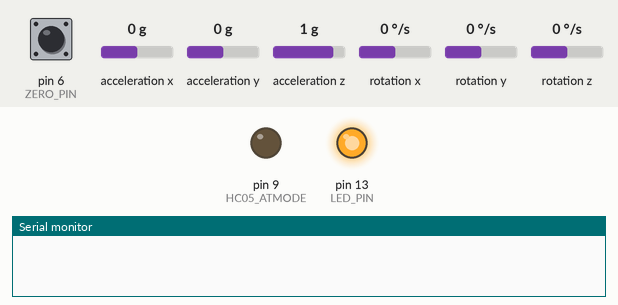
Bench run of a sketch on a simulated Arduino Uno, built with avr-gcc and run on an emulated ATmega328P. Parts: output pins drawn as LEDs (lit = HIGH), the last lines printed to the serial monitor. The inputs (shaded band) are chosen by the test bench; at power-on: pin 6 (ZERO_PIN) HIGH, acceleration x 0 g, acceleration y 0 g, acceleration z 1 g, rotation x 0 °/s, rotation y 0 °/s, rotation z 0 °/s. Pins used as bus, display or sensor lines are not drawn.

Above: at 0.3 s.
At 8.9 s:
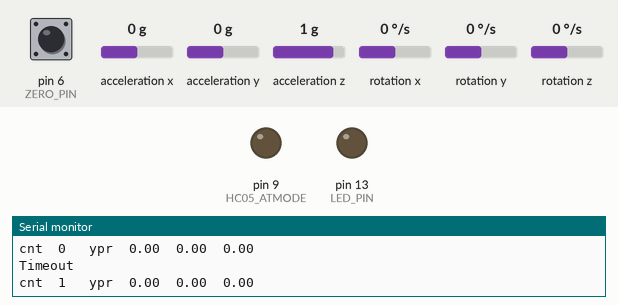
9.0 s: pin 6 (ZERO_PIN) pulled LOW for 1 s
Timing chart, 0 to 12.0 s (numbered marks = the images above; inputs shaded):
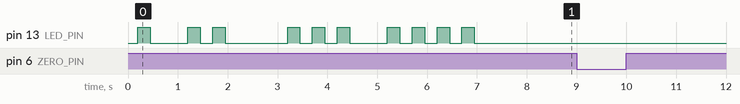

The sketch:

Gyromos.ino
```cpp
// (licence header left out)
#include "I2Cdev.h"
#include <SoftwareSerial.h>
#include "MPU6050_6Axis_MotionApps20.h"
#include "Wire.h"

/*********************************************************************/

#define TRUE                                    (1)
#define FALSE                                   (0)

#define GIMBAL_DEGREES2ANGLE(Degree)            ((int16_t)((float)(Degree) * (1.0f / 0.02197265625f)))
#define GIMBAL_CALCULATESPEED(Speed)            ((int16_t)((float)(Speed) * (1.0f / 0.1220740379f)))

#define GIMBAL_MAXRESPONSE                      (40)
#define GIMBAL_COMMANDTIMEOUT                   (1 * 1000)
#define GIMBAL_PINGTIMEOUT                      (1 * 1000)
#define GIMBAL_PINGFAILURES                     (3)
#define GIMBAL_MODE1                            (1)
#define GIMBAL_MODE2                            (2)
#define GIMBAL_MODE3                            (3)
#define GIMBAL_MODEMANUAL                       (4)

#define MPU_DISPLAYRATE                         (100)
#define MPU_SAMPLESMOOTHING                     (3)

#define GIMBAL_RANGEROLL                        (90)
#define GIMBAL_RANGEPITCH                       (180)
#define GIMBAL_RANGEYAW                         (90)

#define HC05_POWER                              (8)
#define HC05_ATMODE                             (9)

#define LED_PIN                                 (13)

#define ZERO_PIN                                (6)

/*********************************************************************/

MPU6050 mpu;

uint16_t MPUPacketSize                          = 0;
int MPUCounter                                  = 0;
bool MPUReady                                   = FALSE;
float MPUPitch                                  = 0.0;
float MPURoll                                   = 0.0;
float MPUYaw                                    = 0.0;
float MPUStartPitch                             = 0.0;
float MPUStartRoll                              = 0.0;
float MPUStartYaw                               = 0.0;


SoftwareSerial BluetoothSerial(10, 11);                     /* RX, TX */

byte GimbalDetected                             = FALSE;
byte GimbalJustConnected                        = FALSE;
byte GimbalPingAttempts                         = 0;
int GimbalSpeed                                 = 80;
int GimbalLastMessage                           = 0;
char GimbalResponseBuffer[GIMBAL_MAXRESPONSE]   = {0};
int GimbalResponseFilled                        = 0;

/*********************************************************************/

void System_FlashLED(int Count)
{
    byte i;

    for(i=0; i < Count; i++)
        {
        digitalWrite(LED_PIN, HIGH);
        delay(250);
        digitalWrite(LED_PIN, LOW);
        delay(250);
        }

    delay(500);
}

int System_MemoryAvailable(void)
{
    extern int __heap_start, *__brkval;
    int v;
    return (int) &v - (__brkval == 0 ? (int) &__heap_start : (int) __brkval);
}

/*********************************************************************/

void Gimbal_SendCommand(byte Command, byte *Data, int Size)
{
    byte i, Checksum = 0;


    BluetoothSerial.write('>');
    BluetoothSerial.write(Command);
    BluetoothSerial.write(Size);
    BluetoothSerial.write(Command + Size);
    for(i=0; i < Size; i++)
        {
        Checksum += Data[i];
        BluetoothSerial.write(Data[i]);
        }
    BluetoothSerial.write(Checksum);

//    Serial.print(Command);
//    Serial.println(" Message sent.");

    delay(20);                                                  /* 20ms delay as suggested in SimpleBGC firmware */
}


int Gimbal_ProcessCommand(int Timeout, byte WaitForResponse, byte Command, byte *Data, int DataSize)
{
    int i;
    int StartTime;
    int CurrentTime;
    int ResponseSize = 4;
    int InMessage = FALSE;
    char NewChar;


    if (WaitForResponse == TRUE)                                /* Make sure anything that might be waiting is cleared */
        {
        delay(20);
        while(BluetoothSerial.available())
            BluetoothSerial.read();
        }

    if (Command != 0)
        Gimbal_SendCommand(Command, Data, DataSize);

    BluetoothSerial.println(Command);

    GimbalResponseFilled = 0;
    if (WaitForResponse == FALSE)
        return TRUE;

    StartTime = millis();
    while(GimbalResponseFilled < ResponseSize)
        {
        CurrentTime = millis();
        if ((CurrentTime - StartTime) > Timeout)
            {
            Serial.println("Timeout");
            return FALSE;
            }

        if (BluetoothSerial.available())
            {
            GimbalLastMessage = millis();
            GimbalPingAttempts = 0;
            NewChar = BluetoothSerial.read();
            if ((NewChar == '>') && (InMessage == FALSE))
                {
                GimbalResponseFilled = 0;
                InMessage = TRUE;
                }
            if (InMessage == TRUE)
                {
                GimbalResponseBuffer[GimbalResponseFilled++] = NewChar;
                if (GimbalResponseFilled > (GIMBAL_MAXRESPONSE - 2))
                    {
                    Serial.print("Overrun: ");
                    Serial.println(ResponseSize);
                    return FALSE;
                    }
                if (GimbalResponseFilled == 3)
                    {
                    ResponseSize = (GimbalResponseBuffer[2] + 4 + 1);
                    }
                }
            }
        }

    GimbalResponseBuffer[GimbalResponseFilled] = '\0';
    if ((GimbalResponseFilled == 0) && (ResponseSize > 0))
        {
        Serial.print("No response: ");
        Serial.println(ResponseSize);
        return FALSE;
        }

    Serial.print("Response ");
    Serial.print(GimbalResponseFilled, DEC);
    Serial.print(": ");
    for(i=0; i < GimbalResponseFilled; i++)
        {
        Serial.print(GimbalResponseBuffer[i], HEX);
        Serial.print(" ");
        }
    Serial.println("");

    if ((Command != 0) &&
        (GimbalResponseBuffer[1] != Command))
        {
        Serial.print("Mismatched: ");
        Serial.println(Command, HEX);
        return FALSE;
        }
    return TRUE;
}


void Gimbal_SetDetected(int IsDetected)
{
    if (GimbalDetected == IsDetected)
        return;

    GimbalDetected = IsDetected;
                                                                    /* Give some physical feedback that something changed */
    if (GimbalDetected == TRUE)
        {
        GimbalJustConnected = TRUE;
        Serial.print("Connected: ");
        Serial.println(System_MemoryAvailable());
        digitalWrite(LED_PIN, HIGH);
        }
    else
        {
        Serial.println("Disconnected");
        digitalWrite(LED_PIN, LOW);
        }
}

int Gimbal_CommandSetAngle(float Pitch, float Roll, float Yaw)
{
    int TempSpeed;
    int TempValue;
    byte DataBuffer[20];


    DataBuffer[0] = 2;                              /* MODE_ANGLE */
    TempSpeed = GIMBAL_CALCULATESPEED(GimbalSpeed);
                                                    /* Roll */
    memcpy(DataBuffer + 1, &TempSpeed, 2);
    TempValue = GIMBAL_DEGREES2ANGLE(Roll);
    memcpy(DataBuffer + 3, &TempValue, 2);

                                                    /* Pitch */
    memcpy(DataBuffer + 5, &TempSpeed, 2);
    TempValue = GIMBAL_DEGREES2ANGLE(Pitch);
    memcpy(DataBuffer + 7, &TempValue, 2);
                                                    /* Yaw */
    memcpy(DataBuffer + 9, &TempSpeed, 2);
    TempValue = GIMBAL_DEGREES2ANGLE(Yaw);
    memcpy(DataBuffer + 11, &TempValue, 2);

    return Gimbal_ProcessCommand(GIMBAL_COMMANDTIMEOUT, FALSE, 67, DataBuffer, 13);         /* CMD_CONTROL */
}

int Gimbal_CommandSetAngleSpeed(float Pitch, float Roll, float Yaw)
{
    int TempSpeed;
    int TempValue;
    byte DataBuffer[20];


    DataBuffer[0] = 3;                              /* MODE_SPEED_ANGLE */
    TempSpeed = GIMBAL_CALCULATESPEED(GimbalSpeed);
                                                    /* Roll */
    memcpy(DataBuffer + 1, &TempSpeed, 2);
    TempValue = GIMBAL_DEGREES2ANGLE(Roll);
    memcpy(DataBuffer + 3, &TempValue, 2);

                                                    /* Pitch */
    memcpy(DataBuffer + 5, &TempSpeed, 2);
    TempValue = GIMBAL_DEGREES2ANGLE(Pitch);
    memcpy(DataBuffer + 7, &TempValue, 2);
                                                    /* Yaw */
    memcpy(DataBuffer + 9, &TempSpeed, 2);
    TempValue = GIMBAL_DEGREES2ANGLE(Yaw);
    memcpy(DataBuffer + 11, &TempValue, 2);

    return Gimbal_ProcessCommand(GIMBAL_COMMANDTIMEOUT, FALSE, 67, DataBuffer, 13);         /* CMD_CONTROL */
}

int Gimbal_CommandSetAngleRC(float Pitch, float Roll, float Yaw)
{
    int TempSpeed;
    int TempValue;
    byte DataBuffer[20];


    DataBuffer[0] = 4;                              /* MODE_ANGLE */
    TempSpeed = GIMBAL_CALCULATESPEED(GimbalSpeed);
                                                    /* Roll */
    memcpy(DataBuffer + 1, &TempSpeed, 2);
    TempValue = (int)((Roll / ((float)GIMBAL_RANGEROLL / 2.0)) * 500.0);
    memcpy(DataBuffer + 3, &TempValue, 2);
                                                    /* Pitch */
    memcpy(DataBuffer + 5, &TempSpeed, 2);
    TempValue = (int)((Pitch / ((float)GIMBAL_RANGEPITCH / 2.0)) * 500.0);
    memcpy(DataBuffer + 7, &TempValue, 2);
                                                    /* Yaw */
    memcpy(DataBuffer + 9, &TempSpeed, 2);
    TempValue = (int)((Yaw / ((float)GIMBAL_RANGEYAW / 2.0)) * 500.0);
    memcpy(DataBuffer + 11, &TempValue, 2);

    return Gimbal_ProcessCommand(GIMBAL_COMMANDTIMEOUT, FALSE, 67, DataBuffer, 13);         /* CMD_CONTROL */
}


int Gimbal_CommandGetAngle(void)
{
    int TempValue;


    if (Gimbal_ProcessCommand(GIMBAL_COMMANDTIMEOUT, TRUE, 73, NULL, 0) == FALSE)           /* CMD_GET_ANGLES */
        return FALSE;
    memcpy(&TempValue, GimbalResponseBuffer + 4, 2);
    Serial.print("Actual Roll: ");
    Serial.print(TempValue);

    memcpy(&TempValue, GimbalResponseBuffer + 10, 2);
    Serial.print("  Pitch: ");
    Serial.print(TempValue);

    memcpy(&TempValue, GimbalResponseBuffer + 16, 2);
    Serial.print("  Yaw: ");
    Serial.println(TempValue);

    memcpy(&TempValue, GimbalResponseBuffer + 6, 2);
    Serial.print("Target Roll: ");
    Serial.print(TempValue);

    memcpy(&TempValue, GimbalResponseBuffer + 12, 2);
    Serial.print("  Pitch: ");
    Serial.print(TempValue);

    memcpy(&TempValue, GimbalResponseBuffer + 18, 2);
    Serial.print("  Yaw: ");
    Serial.println(TempValue);

    memcpy(&TempValue, GimbalResponseBuffer + 8, 2);
    Serial.print("Speed Roll: ");
    Serial.print(TempValue);

    memcpy(&TempValue, GimbalResponseBuffer + 14, 2);
    Serial.print("  Pitch: ");
    Serial.print(TempValue);

    memcpy(&TempValue, GimbalResponseBuffer + 20, 2);
    Serial.print("  Yaw: ");
    Serial.println(TempValue);
    return TRUE;
}


int Gimbal_CommandPing(byte WaitForResponse)
{
    return Gimbal_ProcessCommand(GIMBAL_COMMANDTIMEOUT, WaitForResponse, 86, NULL, 0);      /* CMD_BOARD_INFO */
}

int Gimbal_CommandChangeMode(byte WaitForResponse, byte Mode)
{
    byte DataBuffer[2];

    DataBuffer[0] = Mode;
    return Gimbal_ProcessCommand(GIMBAL_COMMANDTIMEOUT, WaitForResponse, 69, DataBuffer, 1);      /* CMD_EXECUTE_MENU */
}

/*********************************************************************/

void MPU_UpdatePosition(void)
{
    Quaternion q;
    VectorFloat gravity;
    float ypr[3];
    uint8_t mpuIntStatus;
    uint16_t fifoCount;
    uint8_t fifoBuffer[64];


    while(1)
        {
        fifoCount = mpu.getFIFOCount();
        if (fifoCount >= MPUPacketSize)
            break;
        delay(1);
        }

    mpuIntStatus = mpu.getIntStatus();

    // check for overflow (this should never happen unless our code is too inefficient)
    if ((mpuIntStatus & 0x10) || (fifoCount >= 1024))
        {
        // reset so we can continue cleanly
        mpu.resetFIFO();
        Serial.println(F("FIFO overflow!"));
        MPU_UpdatePosition();
        return;
        }

    if (mpuIntStatus & 0x02)
        {
        mpu.getFIFOBytes(fifoBuffer, MPUPacketSize);
        mpu.dmpGetQuaternion(&q, fifoBuffer);
        mpu.dmpGetGravity(&gravity, &q);
        mpu.dmpGetYawPitchRoll(ypr, &q, &gravity);

        MPUYaw   = ypr[0] * (180 / M_PI);
        MPUPitch = ypr[1] * (180 / M_PI);
        MPURoll  = ypr[2] * (180 / M_PI);
        return;
        }

    /* We didn't get anything, try again */

    MPU_UpdatePosition();
}

float MPU_FindSmallestDifference(float LastValue, float *ValueList, byte ValueCount)
{
    byte i;
    byte SmallestOffset;
    float Difference;
    float SmallestDifference;


    SmallestOffset = 0;
    SmallestDifference = 360.0;
    for(i=0; i < ValueCount; i++)
        {
        if (LastValue > ValueList[i])
            Difference = LastValue - ValueList[i];
        else
            Difference = ValueList[i] - LastValue;
        if (SmallestDifference > Difference)
            {
            SmallestDifference = Difference;
            SmallestOffset = i;
            }
        }
    return ValueList[SmallestOffset];
}


void MPU_Process(int CurrentTime)
{
    byte i;
    float LastPitch, LastRoll, LastYaw;
    float PitchPool[MPU_SAMPLESMOOTHING];
    float RollPool[MPU_SAMPLESMOOTHING];
    float YawPool[MPU_SAMPLESMOOTHING];
    uint8_t mpuIntStatus;


    if (MPUReady == FALSE)
        return;

    LastPitch = MPUPitch;
    LastRoll = MPURoll;
    LastYaw = MPUYaw;

    for(i=0; i < MPU_SAMPLESMOOTHING; i++)
        {
        mpu.resetFIFO();
        delay(1);

        MPU_UpdatePosition();
        PitchPool[i] = MPUPitch;
        RollPool[i] = MPURoll;
        YawPool[i] = MPUYaw;
        }

    MPUPitch = MPU_FindSmallestDifference(LastPitch, PitchPool, MPU_SAMPLESMOOTHING);
    MPURoll = MPU_FindSmallestDifference(LastRoll, RollPool, MPU_SAMPLESMOOTHING);
    MPUYaw = MPU_FindSmallestDifference(LastYaw, YawPool, MPU_SAMPLESMOOTHING);

    if ((GimbalJustConnected == TRUE) ||
        (digitalRead(ZERO_PIN) == 0))
        {
        MPUStartYaw   = MPUYaw;
        MPUStartPitch = MPUPitch;
        MPUStartRoll  = MPURoll;

        Serial.print(MPUStartYaw);
        Serial.print("\t");
        Serial.print(MPUStartPitch);
        Serial.print("\t");
        Serial.println(MPUStartRoll);

        GimbalJustConnected = FALSE;
        }

    Serial.print("cnt\t");
    Serial.print(MPUCounter);

    Serial.print("\t ypr\t");
    Serial.print(MPUYaw);
    Serial.print("\t");
    Serial.print(MPUPitch);
    Serial.print("\t");
    Serial.println(MPURoll);

    MPUCounter += 1;
}


/*********************************************************************/

void setup()
{
    uint8_t devStatus;


    pinMode(ZERO_PIN, INPUT);
    digitalWrite(ZERO_PIN, HIGH);

    pinMode(LED_PIN, OUTPUT);
    digitalWrite(LED_PIN, LOW);


    pinMode(HC05_POWER, OUTPUT);
    pinMode(HC05_ATMODE, OUTPUT);
    digitalWrite(HC05_POWER, LOW);
    digitalWrite(HC05_ATMODE, LOW);
    delay(100);
//    digitalWrite(HC05_ATMODE, HIGH);      /* Not running in AT mode */
    delay(100);
    digitalWrite(HC05_POWER, HIGH);

    System_FlashLED(1);

    Serial.begin(19200);
    Serial.println("Start\n");

    Wire.begin();
    TWBR = 152; // 400kHz I2C clock (200kHz if CPU is 8MHz)

    BluetoothSerial.begin(9600);
    Serial.println("Bluetooth connected\n");

    System_FlashLED(2);

    Serial.println(F("Initializing MPU"));
    mpu.initialize();

    Serial.println(mpu.testConnection() ? F("MPU6050 connected") : F("MPU6050 not found"));


    Serial.println(F("Initializing DMP"));
    devStatus = mpu.dmpInitialize();

                /* You must first get these values from MPU6050_calibration.ino */

    mpu.setXAccelOffset(-2382);
    mpu.setYAccelOffset(308);
    mpu.setZAccelOffset(1268);
    mpu.setXGyroOffset(19);
    mpu.setYGyroOffset(-28);
    mpu.setZGyroOffset(31);

    System_FlashLED(3);

    if (devStatus == 0)
        {
        Serial.println(F("Enabled DMP"));
        mpu.setDMPEnabled(true);

        MPUReady = TRUE;
        MPUPacketSize = mpu.dmpGetFIFOPacketSize();

        Serial.print(F("DMP active ("));
        Serial.print(MPUPacketSize);
        Serial.println(F(")"));

        System_FlashLED(4);
        }
    else
        {
        Serial.print(F("DMP Initialization failed (code "));
        Serial.print(devStatus);
        Serial.println(F(")"));

        while(1)                /* We're dead, flash 5 times */
            {
            System_FlashLED(5);
            }
        }

}


void loop()
{
    int CurrentTime;
    int TempValue;
    float TempPitch;
    float TempYaw;


    CurrentTime = millis();

    MPU_Process(CurrentTime);

                                        /* We ignore everything else if we're not connected */

    if (GimbalDetected == FALSE)
        {
        if (Gimbal_CommandPing(TRUE) == TRUE)
            {
            Gimbal_SetDetected(TRUE);
            }
        else
            Gimbal_SetDetected(FALSE);
        return;
        }

                                        /* The first thing we want to do is ensure we are at least heart-beating the gimbal to verify the connection */

    if ((CurrentTime - GimbalLastMessage) > GIMBAL_PINGTIMEOUT)
        {
        if (GimbalPingAttempts >= GIMBAL_PINGFAILURES)
            {
            Gimbal_SetDetected(FALSE);
            return;
            }

        Gimbal_CommandPing(FALSE);
        GimbalPingAttempts += 1;
        GimbalLastMessage = CurrentTime;
        }

    if (BluetoothSerial.available() > 0)
        {
        GimbalLastMessage = CurrentTime;
        GimbalPingAttempts = 0;
        while(BluetoothSerial.available())
            {
            BluetoothSerial.read();
    //        Serial.println(Serial1.read());
            }
        }


    Gimbal_CommandSetAngleRC(-MPUPitch, MPURoll, MPUYaw - MPUStartYaw);
}
```
